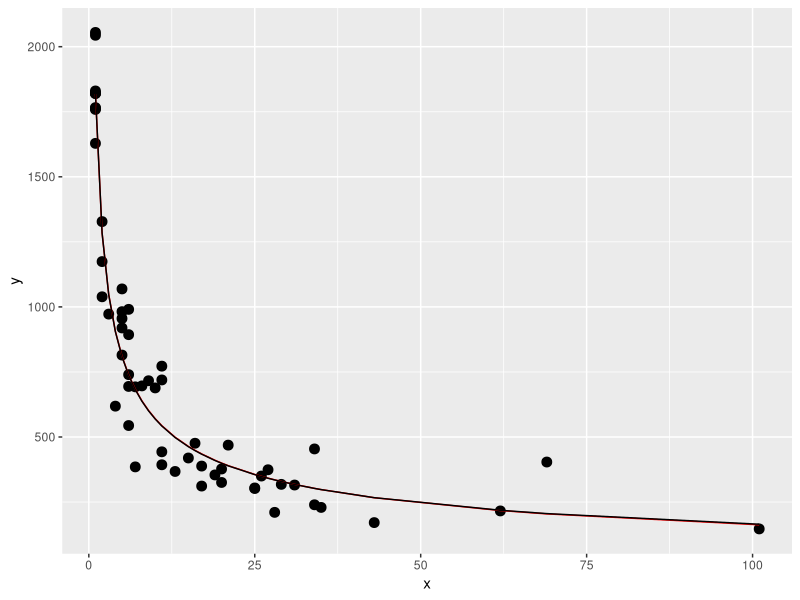

Here is the R script that generated this plot:
library(ggplot2)

img_x = list(c(1,62),c(1,101),c(1,29,31),c(1,34),c(2,5,7,11,21,27),c(1,6,7,13,25),c(2,5,15,28),c(2,6,10,19,26,35),c(1,3,5,6,11,20,43),c(1,4,11,17,20,25),c(1,5,6,9,17),c(1,5,8,16,34,69),c(1,6,11))
img_y = list(c(4940,586),c(4442,358),c(3604,629,624),c(3041,398),c(1855,1753,1237,1379,837,668),c(2689,712,504,481,398),c(1843,1131,582,292),c(2191,1667,1285,661,653,428),c(3569,1973,1865,2010,899,765,347),c(3701,1120,712,703,589,547),c(2417,1310,952,982,427),c(2460,1615,1052,719,686,610),c(1905,798,776)
)
img_k = list(5.6520,5.4699,3.2236,2.8788,1.8748,1.0000,1.1941,1.7728,1.7115,1.3072,1.2288,1.4782,0.9637)
img_adapt_y = list()
for (i in seq_along(img_x)) {
	img_adapt_y[[i]] = img_y[[i]] / img_k[[i]]
}
x = c(unlist(img_x))
y = c(unlist(img_adapt_y))

SST = sum((y - mean(y)) ^ 2) 
pre_SSE = 2 * SST
SSE = SST
model_list = list()
iter = 0
while (pre_SSE > SSE) {
	iter = iter + 1

	model <- nls(y ~ N * (x ^ (a + b * x)), start = list(N=3000, a=-0.5, b=0))
	model_list[[iter]] = model

	N = model$m$getAllPars()[[1]]
	a = model$m$getAllPars()[[2]]
	b = model$m$getAllPars()[[3]]

	pre_SSE = SSE
	SSE = sum((y - model$m$predict(x)) ^ 2)

	print(c('AIC', AIC(model), 'R2', 1 - SSE / SST, 'SSE', SSE))
	print(c('N', N, 'a', a, 'b', b))

	for (i in seq_along(img_x)) {
		y = img_y[[i]]
		x = img_x[[i]]
		model_i = nls(y ~ k * N * (x ^ (a + b * x)), start = list(k = 1))
		img_k[[i]] = model_i$m$getAllPars()[[1]]
		img_adapt_y[[i]] = img_y[[i]] / img_k[[i]]
	}
	x = c(unlist(img_x))
	y = c(unlist(img_adapt_y))
}

p <- ggplot(data.frame(x=x, y=y), aes(x, y))
p+geom_point(size=3)+geom_line(aes(x,fitted(model_list[[4]])),col='red')+geom_line(aes(x,fitted(model_list[[10]])),col='black')
